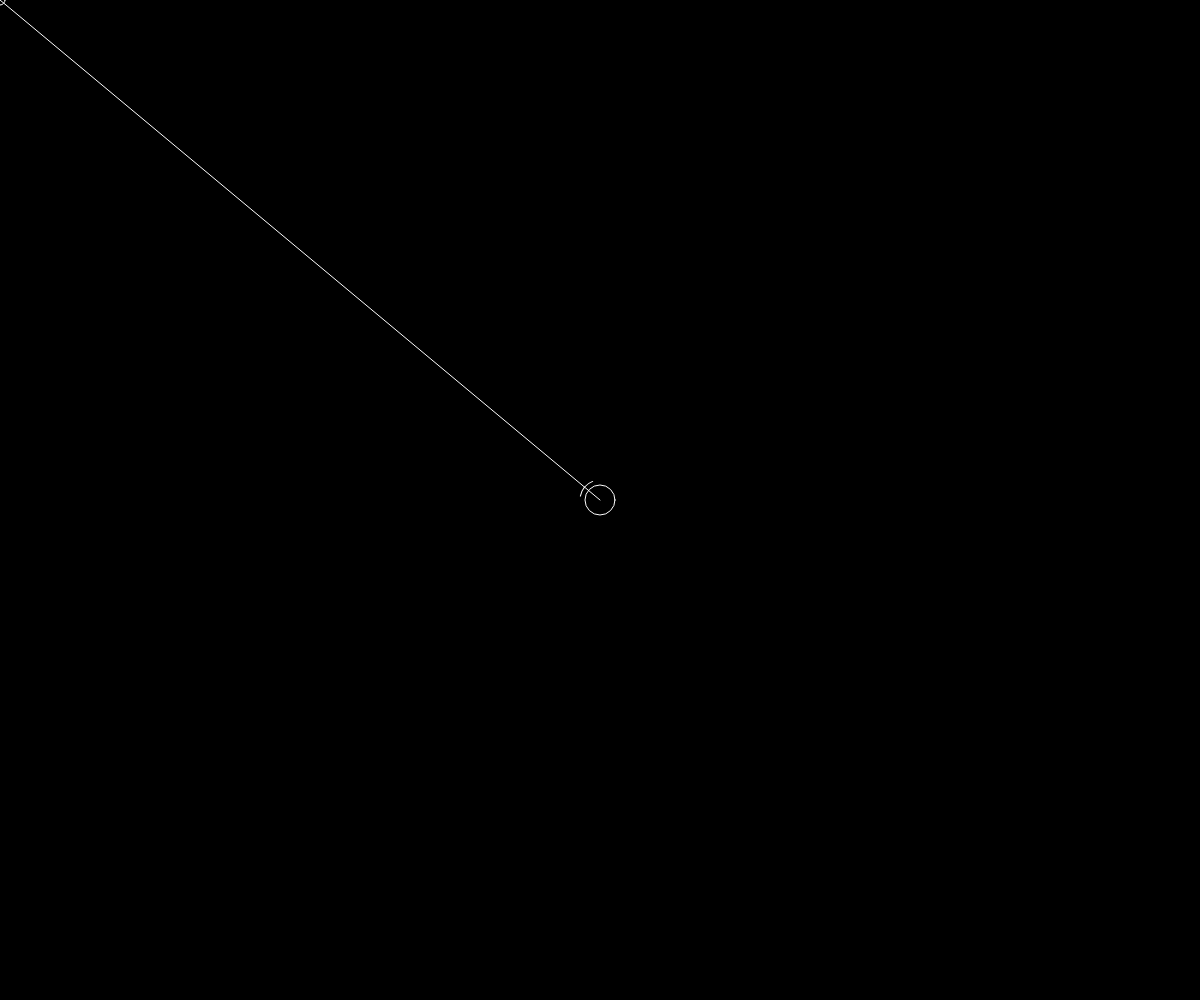
Frame 1 (no input)
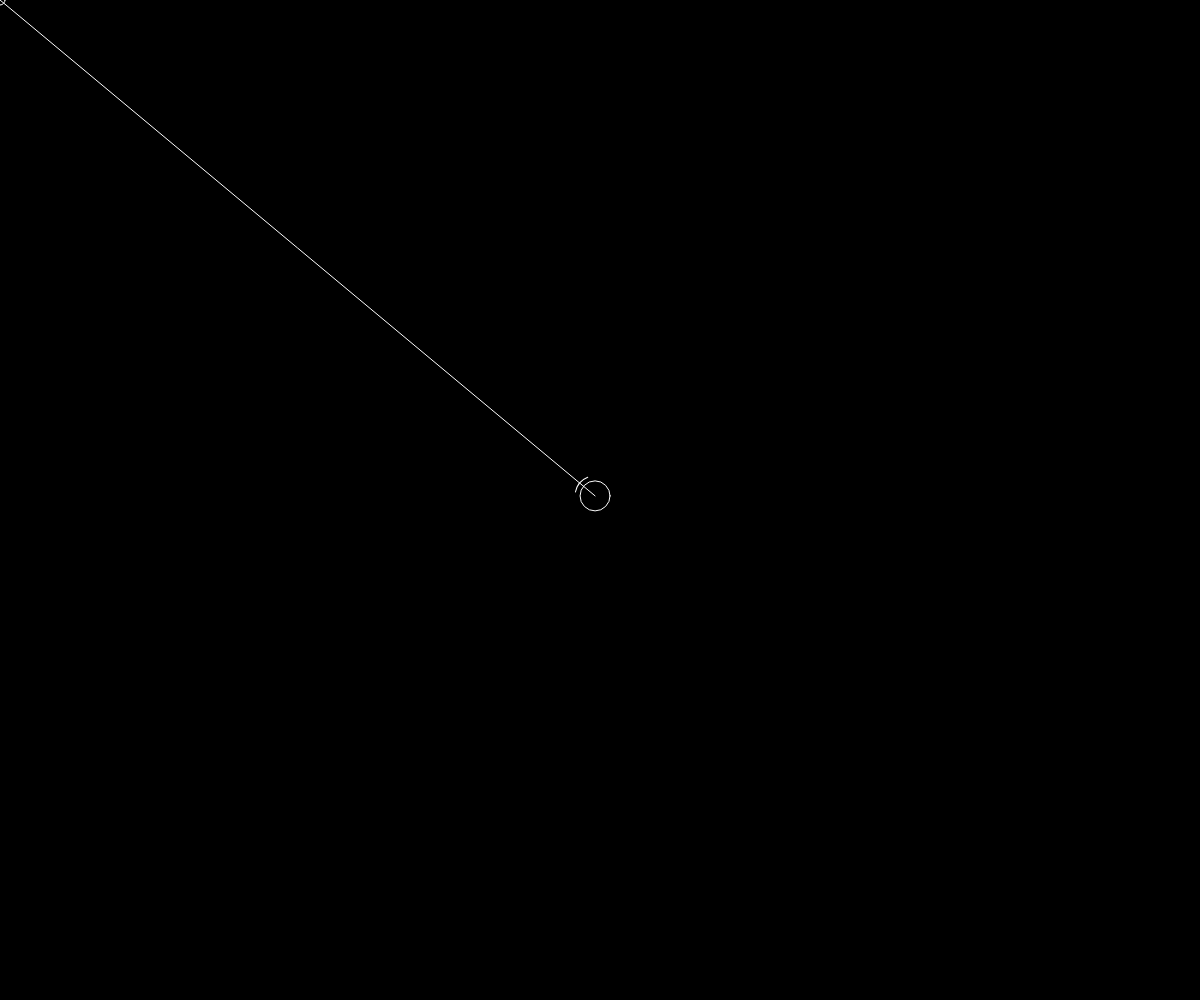
Frame 60 (no input)
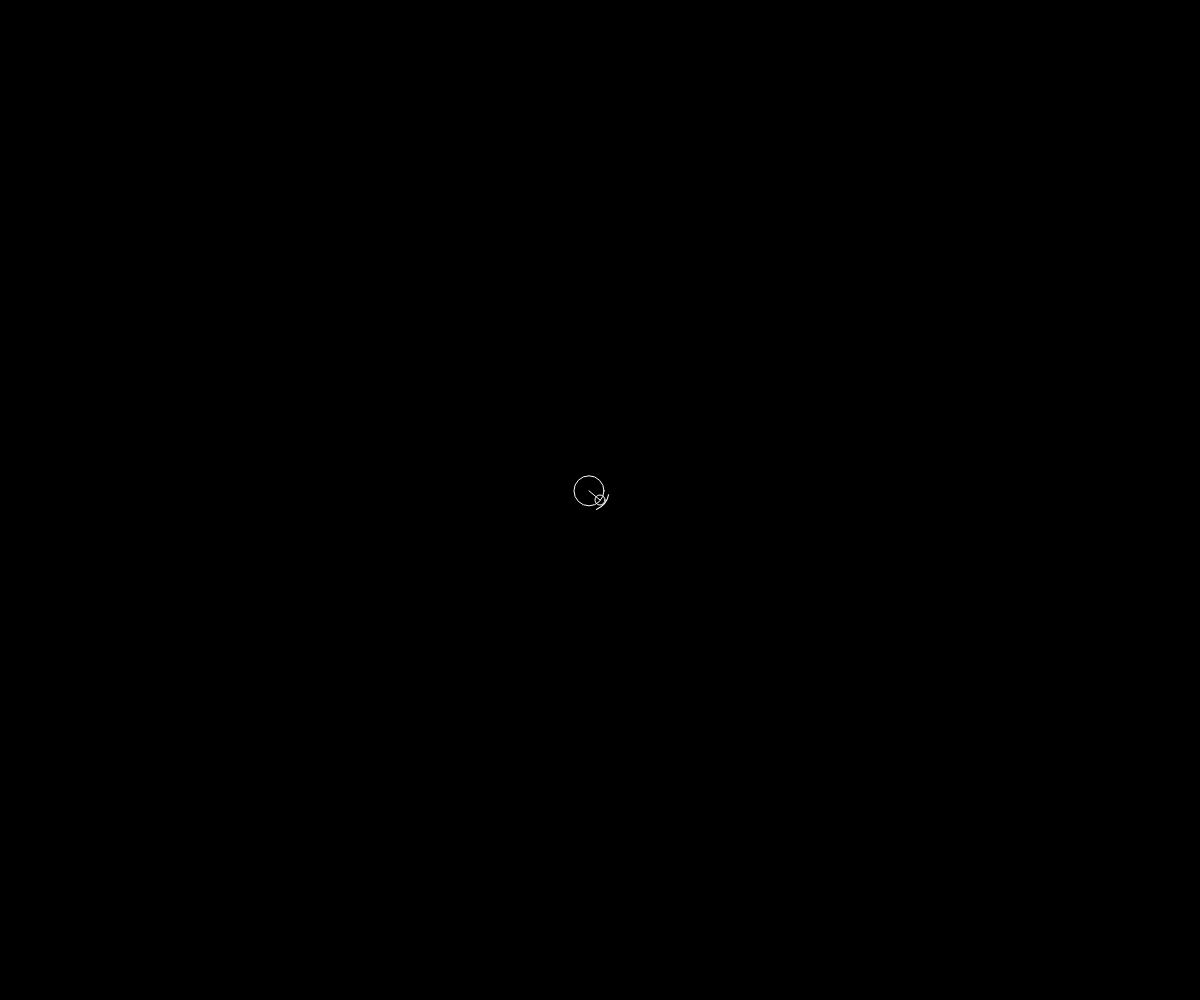
Frame 120 (the mouse pressed at the canvas centre since frame 60)

The p5.js sketch that drew these frames (run headless with seeded random() and noise() and a simulated clock; from frame 60 on, the mouse is pressed at the canvas centre):

// p5.js sketch
// ── sketch.js
let pos;
let vel;
let acc;

function setup() {
  createCanvas(windowWidth, windowHeight);
  pos = new p5.Vector(width/2, height/2);
  vel = new p5.Vector(0, 0);
  acc = new p5.Vector(0, 0);
}

function draw() {
  background(0);
  noCursor();

  acc.add(
    p5.Vector.sub(pos, new p5.Vector(mouseX, mouseY)).limit(1).div(-1000)
  ).mult(0.8);
  vel.add(acc);
  pos.add(vel);

  translate(pos);
  stroke(255);
  noFill();
  circle(0, 0, 30);
  let theta = atan2(mouseY - pos.y, mouseX - pos.x);
  rotate(theta);
  arc(0, 0, 40, 40, - 0.5, + 0.5);
  resetMatrix();
  line(pos.x, pos.y, mouseX, mouseY);
  circle(mouseX, mouseY, 10);
}
